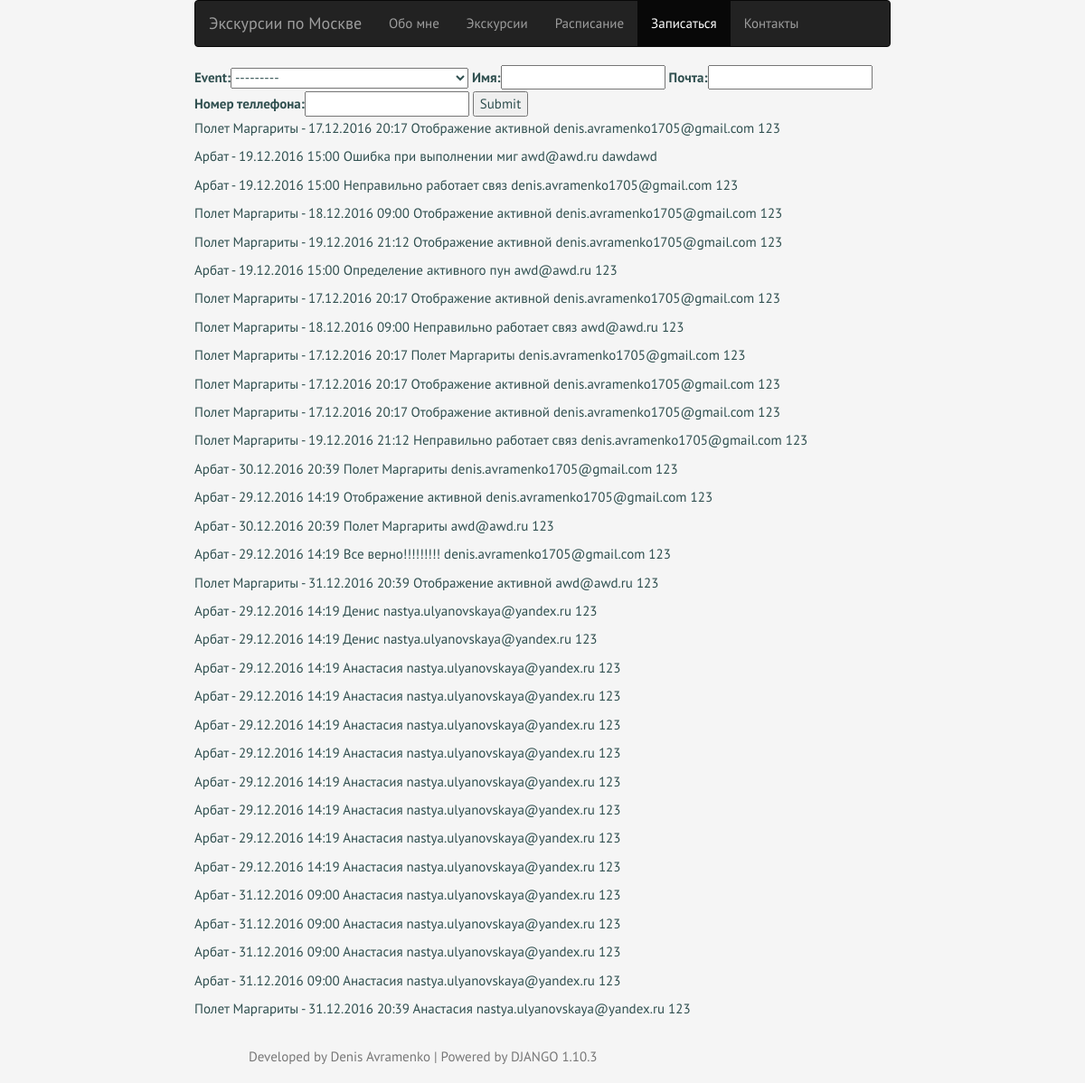
/registration, run on an earlier commit of the app's database.
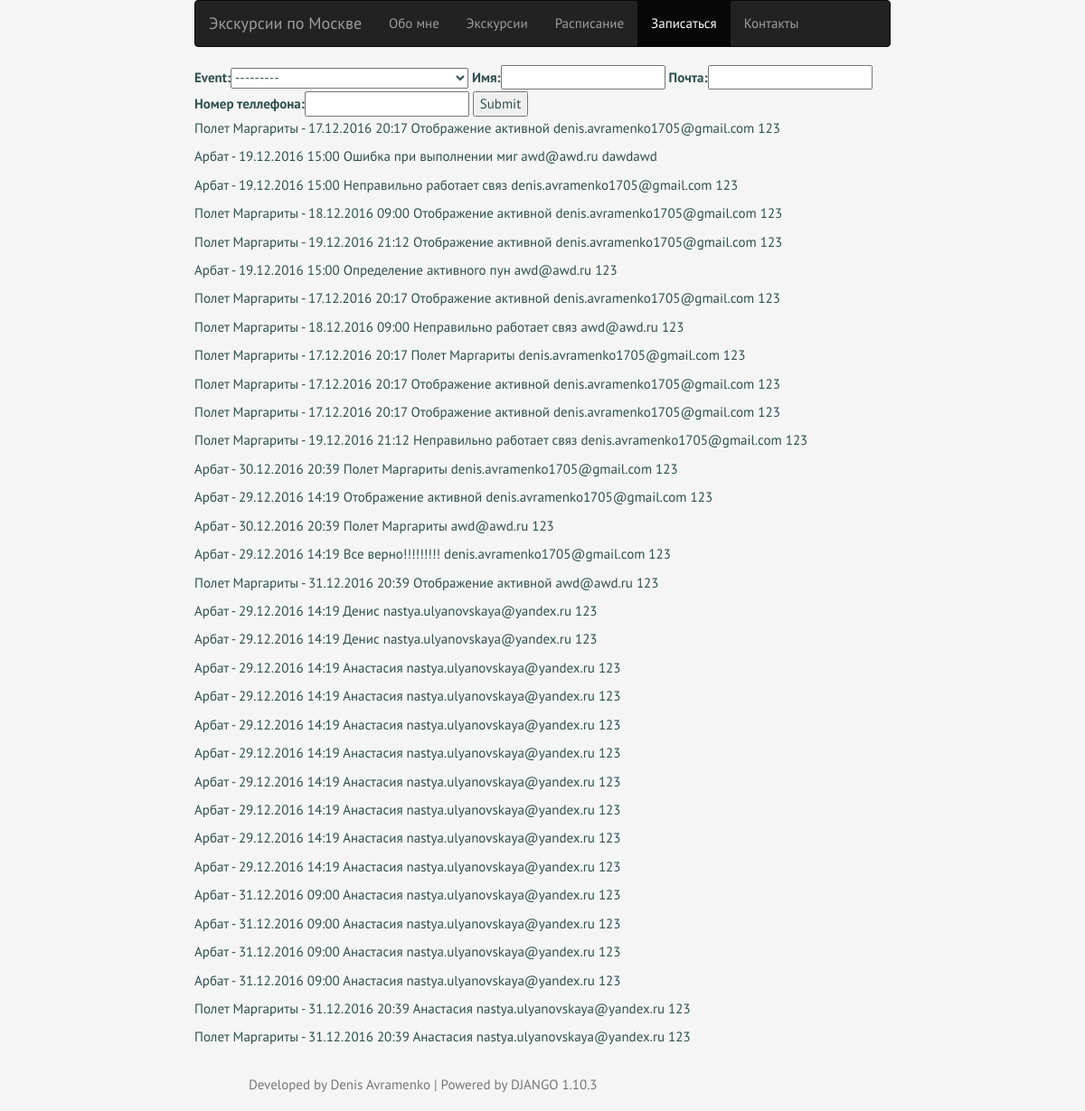
And on a later commit of the database.
### ex/models.py (models this page shows, shortened)
class PeopleReg(models.Model):
    event = models.ForeignKey(Event, on_delete=models.CASCADE)
    name = models.CharField(max_length=25, verbose_name='Имя')
    email = models.EmailField(verbose_name='почта')
    phone = models.CharField(max_length=10, verbose_name='Номер теллефона')

class Event(models.Model):
    excursion = models.ForeignKey(Excursion, on_delete=models.CASCADE)
    starting = models.DateTimeField(verbose_name='Дата мероприятия')
    img = models.ImageField(upload_to='images', verbose_name='Изображение', blank=True)
    name = models.CharField(max_length=50, blank=True, editable=False)
    description = RichTextUploadingField(blank=True, editable=False)
    class Meta:
        verbose_name_plural = 'Мероприятия'
    def __str__(self):
        return self.excursion.name + ' - ' + self.starting.strftime("%d.%m.%Y %H:%M")

class Excursion (models.Model):
    name = models.CharField(max_length=50, verbose_name='Название экскурсии')
    description = RichTextUploadingField(verbose_name='Описание')
    img = models.ImageField(upload_to='images', blank=True, verbose_name='Изборажение (не обязательно)')
    slug = models.SlugField(unique=True, verbose_name='Адрес')
    class Meta:
        verbose_name_plural = 'Список экскурсий'

### ex/views.py (the view)
# urls.py: url(r'^registration$', views.reg, name='registration'),
def reg(request):
    if request.method == 'POST':
        form = RegistrationToEventForm(request.POST)
        if form.is_valid():
            form.save()
            mailto = form.cleaned_data.get('email')
            mes = form.cleaned_data.get('name') + \
                ', доброго времени суток! \nПоздравляю, вы успешно записаны на экскурсию ' + \
                str(form.cleaned_data.get('event'))
            send_mail('Запись на экскурсию', mes, settings.EMAIL_HOST_USER, ['Denis.Avramenko1705@gmail.com', mailto])
            return HttpResponseRedirect(reverse('ex:registration'))
    else:
        form = RegistrationToEventForm()
    people = models.PeopleReg.objects.all()
    return render(request, 'ex/registration.html', {'form': form, 'people': people})

### ex/forms.py
class RegistrationToEventForm(forms.ModelForm):
    event = forms.ModelChoiceField(queryset=Event.objects.all().filter(starting__gte=timezone.now()).
                                   order_by('starting'))
    class Meta:
        model = PeopleReg
        fields = ['event', 'name', 'email', 'phone']

### ex/templates/ex/registration.html (shortened to what this page needs)
{% extends "ex/main_page.html" %}
{% block content %}
<form method="POST" >
    {{ form }}
    <input type="submit" value="Submit" />
</form>
{% for human in people %}
    <p>{{human.event}}   {{human.name}}   {{human.email}}   {{human.phone}}</p>
{% endfor %}
{% endblock %}
{% block zap_act %}class="active"{% endblock %}>

What changed in the data, as far as the page shows it:
added PeopleReg: event "Полет Маргариты - 31.12.2016 20:39", name "Анастасия", email "nastya.ulyanovskaya@yandex.ru", phone "123"
